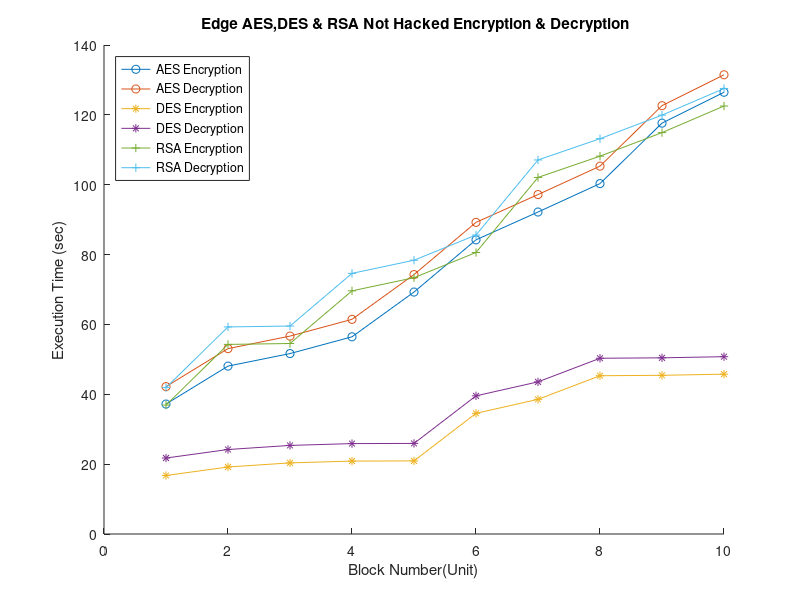

MATLAB code to generate this figure:
clear all;
close all;
clc

A= dlmread("not_hacked.csv");
x= A(:,1);
x1= A(:,2);
y= A(:,3);
y1= A(:,4);
z= A(:,5);
z1= A(:,6);

hold on
plot(x, '-o');
plot(x1, '-o');
plot(y, '-*');
plot(y1, '-*');
plot(z, '-+');
plot(z1, '-+');

legend('AES Encryption','AES Decryption', 'DES Encryption', 'DES Decryption','RSA Encryption','RSA Decryption',  'Location', 'NorthWest')
xlabel('Block Number(Unit)'), ylabel('Execution Time (sec)')
title(' Edge AES,DES & RSA Not Hacked Encryption & Decryption')
